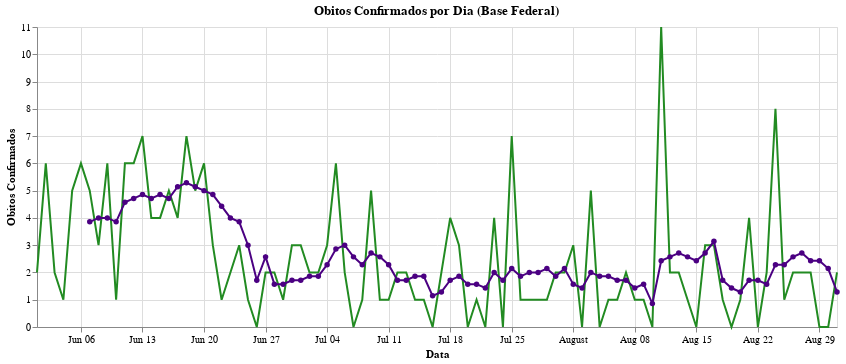

The notebook cell this image was saved under:
### Code cell
graph_df_omm = graph_df_obitosPorDia + graph_df_obitosMedMovel
graph_df_omm

### Figure 1 — Vega-Lite specification as saved in the notebook (floating-point values rounded to 4 significant figures)
{"config": {"view": {"continuousWidth": 400, "continuousHeight": 300}}, "layer": [{"mark": "line", "encoding": {"color": {"value": "forestgreen"}, "x": {"type": "temporal", "field": "data", "title": "Data"}, "y": {"type": "quantitative", "field": "obitos_confirmados", "title": "Obitos Confirmados"}}, "title": "Obitos Confirmados por Dia (Base Federal)", "width": 800}, {"mark": {"type": "line", "point": true}, "encoding": {"color": {"value": "indigo"}, "x": {"type": "temporal", "field": "data", "title": "Data"}, "y": {"type": "quantitative", "field": "media_movel", "title": "Obitos Confirmados"}}}], "data": {"name": "data-c42db055c6ce216bc449159793e229f9"}, "$schema": "https://vega.github.io/schema/vega-lite/v4.8.1.json", "datasets": {"data-c42db055c6ce216bc449159793e229f9": [{"data": "2021-06-01", "obitos_confirmados": 2.0, "media_movel": null}, {"data": "2021-06-02", "obitos_confirmados": 6.0, "media_movel": null}, {"data": "2021-06-03", "obitos_confirmados": 2.0, "media_movel": null}, {"data": "2021-06-04", "obitos_confirmados": 1.0, "media_movel": null}, {"data": "2021-06-05", "obitos_confirmados": 5.0, "media_movel": null}, {"data": "2021-06-06", "obitos_confirmados": 6.0, "media_movel": null}, {"data": "2021-06-07", "obitos_confirmados": 5.0, "media_movel": 3.857}, {"data": "2021-06-08", "obitos_confirmados": 3.0, "media_movel": 4.0}, {"data": "2021-06-09", "obitos_confirmados": 6.0, "media_movel": 4.0}, {"data": "2021-06-10", "obitos_confirmados": 1.0, "media_movel": 3.857}, {"data": "2021-06-11", "obitos_confirmados": 6.0, "media_movel": 4.571}, {"data": "2021-06-12", "obitos_confirmados": 6.0, "media_movel": 4.714}, {"data": "2021-06-13", "obitos_confirmados": 7.0, "media_movel": 4.857}, {"data": "2021-06-14", "obitos_confirmados": 4.0, "media_movel": 4.714}, {"data": "2021-06-15", "obitos_confirmados": 4.0, "media_movel": 4.857}, {"data": "2021-06-16", "obitos_confirmados": 5.0, "media_movel": 4.714}, {"data": "2021-06-17", "obitos_confirmados": 4.0, "media_movel": 5.143}, {"data": "2021-06-18", "obitos_confirmados": 7.0, "media_movel": 5.286}, {"data": "2021-06-19", "obitos_confirmados": 5.0, "media_movel": 5.143}, {"data": "2021-06-20", "obitos_confirmados": 6.0, "media_movel": 5.0}, {"data": "2021-06-21", "obitos_confirmados": 3.0, "media_movel": 4.857}, {"data": "2021-06-22", "obitos_confirmados": 1.0, "media_movel": 4.429}, {"data": "2021-06-23", "obitos_confirmados": 2.0, "media_movel": 4.0}, {"data": "2021-06-24", "obitos_confirmados": 3.0, "media_movel": 3.857}, {"data": "2021-06-25", "obitos_confirmados": 1.0, "media_movel": 3.0}, {"data": "2021-06-27", "obitos_confirmados": 2.0, "media_movel": 2.571}, {"data": "2021-06-26", "obitos_confirmados": 0.0, "media_movel": 1.714}, {"data": "2021-06-28", "obitos_confirmados": 2.0, "media_movel": 1.571}, {"data": "2021-06-29", "obitos_confirmados": 1.0, "media_movel": 1.571}, {"data": "2021-06-30", "obitos_confirmados": 3.0, "media_movel": 1.714}, {"data": "2021-07-01", "obitos_confirmados": 3.0, "media_movel": 1.714}, {"data": "2021-07-02", "obitos_confirmados": 2.0, "media_movel": 1.857}, {"data": "2021-07-03", "obitos_confirmados": 2.0, "media_movel": 1.857}, {"data": "2021-07-04", "obitos_confirmados": 3.0, "media_movel": 2.286}, {"data": "2021-07-05", "obitos_confirmados": 6.0, "media_movel": 2.857}, {"data": "2021-07-06", "obitos_confirmados": 2.0, "media_movel": 3.0}, {"data": "2021-07-07", "obitos_confirmados": 0.0, "media_movel": 2.571}, {"data": "2021-07-08", "obitos_confirmados": 1.0, "media_movel": 2.286}, {"data": "2021-07-09", "obitos_confirmados": 5.0, "media_movel": 2.714}, {"data": "2021-07-10", "obitos_confirmados": 1.0, "media_movel": 2.571}, {"data": "2021-07-11", "obitos_confirmados": 1.0, "media_movel": 2.286}, {"data": "2021-07-12", "obitos_confirmados": 2.0, "media_movel": 1.714}, {"data": "2021-07-13", "obitos_confirmados": 2.0, "media_movel": 1.714}, {"data": "2021-07-14", "obitos_confirmados": 1.0, "media_movel": 1.857}, {"data": "2021-07-15", "obitos_confirmados": 1.0, "media_movel": 1.857}, {"data": "2021-07-16", "obitos_confirmados": 0.0, "media_movel": 1.143}, {"data": "2021-07-17", "obitos_confirmados": 2.0, "media_movel": 1.286}, {"data": "2021-07-18", "obitos_confirmados": 4.0, "media_movel": 1.714}, {"data": "2021-07-19", "obitos_confirmados": 3.0, "media_movel": 1.857}, {"data": "2021-07-20", "obitos_confirmados": 0.0, "media_movel": 1.571}, {"data": "2021-07-21", "obitos_confirmados": 1.0, "media_movel": 1.571}, {"data": "2021-07-22", "obitos_confirmados": 0.0, "media_movel": 1.429}, {"data": "2021-07-23", "obitos_confirmados": 4.0, "media_movel": 2.0}, {"data": "2021-07-24", "obitos_confirmados": 0.0, "media_movel": 1.714}, {"data": "2021-07-25", "obitos_confirmados": 7.0, "media_movel": 2.143}, {"data": "2021-07-26", "obitos_confirmados": 1.0, "media_movel": 1.857}, {"data": "2021-07-27", "obitos_confirmados": 1.0, "media_movel": 2.0}, {"data": "2021-07-28", "obitos_confirmados": 1.0, "media_movel": 2.0}, {"data": "2021-07-29", "obitos_confirmados": 1.0, "media_movel": 2.143}, {"data": "2021-07-30", "obitos_confirmados": 2.0, "media_movel": 1.857}, {"data": "2021-07-31", "obitos_confirmados": 2.0, "media_movel": 2.143}, {"data": "2021-08-01", "obitos_confirmados": 3.0, "media_movel": 1.571}, {"data": "2021-08-02", "obitos_confirmados": 0.0, "media_movel": 1.429}, {"data": "2021-08-03", "obitos_confirmados": 5.0, "media_movel": 2.0}, {"data": "2021-08-04", "obitos_confirmados": 0.0, "media_movel": 1.857}, {"data": "2021-08-05", "obitos_confirmados": 1.0, "media_movel": 1.857}, {"data": "2021-08-06", "obitos_confirmados": 1.0, "media_movel": 1.714}, {"data": "2021-08-07", "obitos_confirmados": 2.0, "media_movel": 1.714}, {"data": "2021-08-08", "obitos_confirmados": 1.0, "media_movel": 1.429}, {"data": "2021-08-09", "obitos_confirmados": 1.0, "media_movel": 1.571}, {"data": "2021-08-10", "obitos_confirmados": 0.0, "media_movel": 0.8571}, {"data": "2021-08-11", "obitos_confirmados": 11.0, "media_movel": 2.429}, {"data": "2021-08-12", "obitos_confirmados": 2.0, "media_movel": 2.571}, {"data": "2021-08-13", "obitos_confirmados": 2.0, "media_movel": 2.714}, {"data": "2021-08-14", "obitos_confirmados": 1.0, "media_movel": 2.571}, {"data": "2021-08-15", "obitos_confirmados": 0.0, "media_movel": 2.429}, {"data": "2021-08-16", "obitos_confirmados": 3.0, "media_movel": 2.714}, {"data": "2021-08-17", "obitos_confirmados": 3.0, "media_movel": 3.143}, {"data": "2021-08-18", "obitos_confirmados": 1.0, "media_movel": 1.714}, {"data": "2021-08-19", "obitos_confirmados": 0.0, "media_movel": 1.429}, {"data": "2021-08-20", "obitos_confirmados": 1.0, "media_movel": 1.286}, {"data": "2021-08-21", "obitos_confirmados": 4.0, "media_movel": 1.714}, {"data": "2021-08-22", "obitos_confirmados": 0.0, "media_movel": 1.714}, {"data": "2021-08-23", "obitos_confirmados": 2.0, "media_movel": 1.571}, {"data": "2021-08-24", "obitos_confirmados": 8.0, "media_movel": 2.286}, {"data": "2021-08-25", "obitos_confirmados": 1.0, "media_movel": 2.286}, {"data": "2021-08-26", "obitos_confirmados": 2.0, "media_movel": 2.571}, {"data": "2021-08-27", "obitos_confirmados": 2.0, "media_movel": 2.714}, {"data": "2021-08-28", "obitos_confirmados": 2.0, "media_movel": 2.429}, {"data": "2021-08-29", "obitos_confirmados": 0.0, "media_movel": 2.429}, {"data": "2021-08-30", "obitos_confirmados": 0.0, "media_movel": 2.143}, {"data": "2021-08-31", "obitos_confirmados": 2.0, "media_movel": 1.286}]}}
